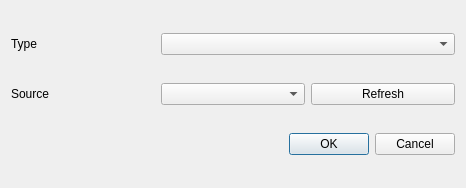
<?xml version="1.0" encoding="UTF-8"?>
<ui version="4.0">
 <class>AddMountDialogClass</class>
 <widget class="QDialog" name="AddMountDialogClass">
  <property name="geometry">
   <rect>
    <x>0</x>
    <y>0</y>
    <width>466</width>
    <height>188</height>
   </rect>
  </property>
  <property name="windowTitle">
   <string>AddMountDialog</string>
  </property>
  <layout class="QGridLayout" name="gridLayout">
   <item row="0" column="0">
    <widget class="QLabel" name="label_2">
     <property name="text">
      <string>Type</string>
     </property>
    </widget>
   </item>
   <item row="0" column="1" colspan="2">
    <widget class="QComboBox" name="dropdownMountType"/>
   </item>
   <item row="1" column="0">
    <widget class="QLabel" name="label">
     <property name="text">
      <string>Source</string>
     </property>
    </widget>
   </item>
   <item row="1" column="1">
    <widget class="QComboBox" name="dropdownMount"/>
   </item>
   <item row="1" column="2">
    <widget class="QPushButton" name="buttonRefresh">
     <property name="text">
      <string>Refresh</string>
     </property>
    </widget>
   </item>
   <item row="2" column="0" colspan="3">
    <widget class="QDialogButtonBox" name="buttonBox">
     <property name="standardButtons">
      <set>QDialogButtonBox::StandardButton::Cancel|QDialogButtonBox::StandardButton::Ok</set>
     </property>
    </widget>
   </item>
  </layout>
 </widget>
 <layoutdefault spacing="6" margin="11"/>
 <resources/>
 <connections/>
</ui>
